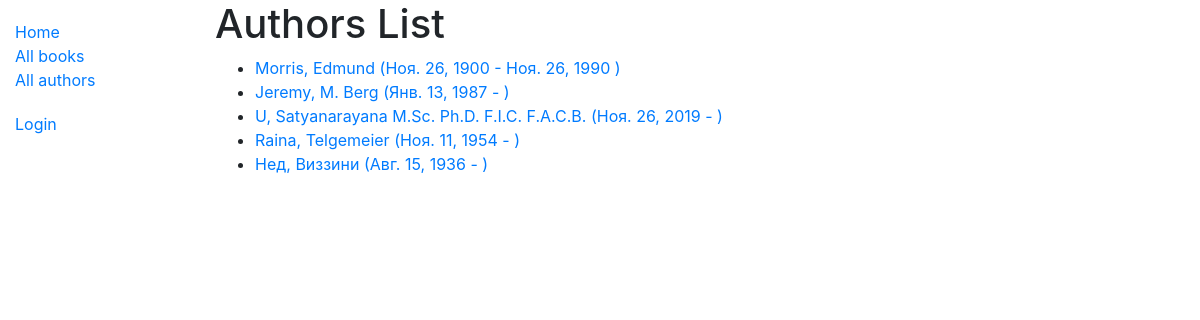
Screenshot of /catalog/authors/ with the database file from the repository.
### catalog/models.py (models this page shows, shortened)
class Author(models.Model):
    first_name = models.CharField(max_length=100)
    last_name = models.CharField(max_length=100)
    date_of_birth = models.DateField(null=True, blank=True)
    date_of_death = models.DateField('Died', null=True, blank=True)
    class Meta:
        ordering = ['last_name', 'first_name']
    def get_absolute_url(self):
        return reverse('author-detail', args=[str(self.id)])

### catalog/views.py (the view)
# urls.py: path('authors/', views.AuthorListView.as_view(), name='authors'),
class AuthorListView(generic.ListView):
	model = Author
	paginate_by = 10

### catalog/templates/catalog/author_list.html
{% extends "base_generic.html" %}
{% block content %}
  <h1>Authors List</h1>
  {% if author_list %}
  <ul>
    {% for author in author_list %}
      <li>
        <a href="{{ author.get_absolute_url }}">{{ author.first_name }}, {{ author.last_name }} ({{author.date_of_birth}} - {{author.date_of_death|default_if_none:""}} )</a>
      </li>
    {% endfor %}
  </ul>
  {% else %}
    <p>There are no authors in the library.</p>
  {% endif %}
{% endblock %}

### rows the page displays
Author: first_name "Morris", last_name "Edmund", date_of_birth "Ноя. 26, 1900", date_of_death "Ноя. 26, 1990"
Author: first_name "Jeremy", last_name "M. Berg", date_of_birth "Янв. 13, 1987"
Author: first_name "U", last_name "Satyanarayana M.Sc. Ph.D. F.I.C. F.A.C.B.", date_of_birth "Ноя. 26, 2019"
Author: first_name "Raina", last_name "Telgemeier", date_of_birth "Ноя. 11, 1954"
Author: first_name "Нед", last_name "Виззини", date_of_birth "Авг. 15, 1936"
